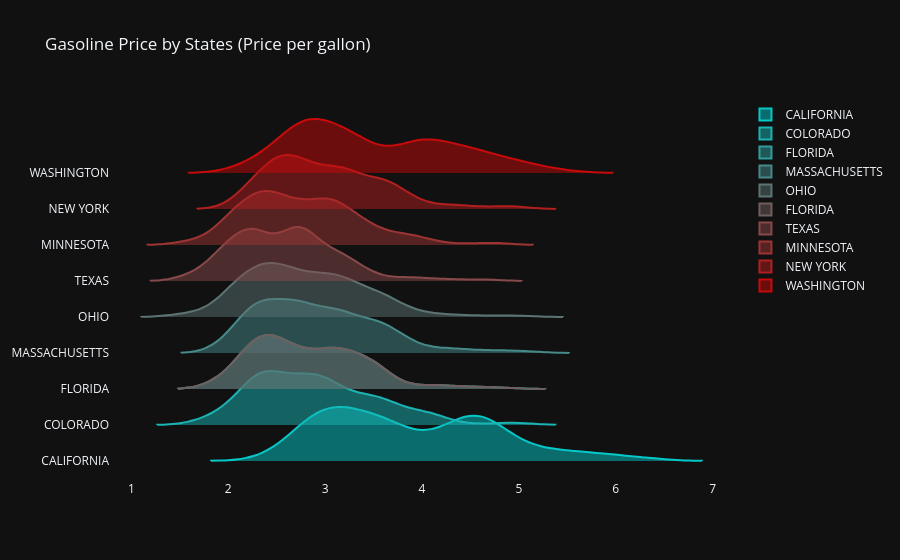

Here is the notebook cell this chart was saved with:
### Code cell
plotting_gasoline_by_group(df_pivot,states,'States')

### Figure 1 — Plotly figure (JSON) as saved in the notebook; plotly's stock layout.template omitted (floating-point values rounded to 4 significant figures; data arrays with more than 128 entries replaced by an {"elided": "..."} marker saying what was removed)
{"data": [{"line": {"color": "rgb(5.0, 200.0, 200.0)"}, "name": "CALIFORNIA", "orientation": "h", "points": false, "side": "positive", "type": "violin", "width": 3, "x": {"elided": "568 float values"}}, {"line": {"color": "rgb(26.666666666666668, 178.88888888888889, 178.88888888888889)"}, "name": "COLORADO", "orientation": "h", "points": false, "side": "positive", "type": "violin", "width": 3, "x": {"elided": "568 float values"}}, {"line": {"color": "rgb(48.333333333333336, 157.77777777777777, 157.77777777777777)"}, "name": "FLORIDA", "orientation": "h", "points": false, "side": "positive", "type": "violin", "width": 3, "x": {"elided": "568 float values"}}, {"line": {"color": "rgb(70.0, 136.66666666666669, 136.66666666666669)"}, "name": "MASSACHUSETTS", "orientation": "h", "points": false, "side": "positive", "type": "violin", "width": 3, "x": {"elided": "568 float values"}}, {"line": {"color": "rgb(91.66666666666667, 115.55555555555556, 115.55555555555556)"}, "name": "OHIO", "orientation": "h", "points": false, "side": "positive", "type": "violin", "width": 3, "x": {"elided": "568 float values"}}, {"line": {"color": "rgb(113.33333333333334, 94.44444444444444, 94.44444444444444)"}, "name": "FLORIDA", "orientation": "h", "points": false, "side": "positive", "type": "violin", "width": 3, "x": {"elided": "568 float values"}}, {"line": {"color": "rgb(135.0, 73.33333333333334, 73.33333333333334)"}, "name": "TEXAS", "orientation": "h", "points": false, "side": "positive", "type": "violin", "width": 3, "x": {"elided": "568 float values"}}, {"line": {"color": "rgb(156.66666666666669, 52.22222222222223, 52.22222222222223)"}, "name": "MINNESOTA", "orientation": "h", "points": false, "side": "positive", "type": "violin", "width": 3, "x": {"elided": "568 float values"}}, {"line": {"color": "rgb(178.33333333333334, 31.111111111111114, 31.111111111111114)"}, "name": "NEW YORK", "orientation": "h", "points": false, "side": "positive", "type": "violin", "width": 3, "x": {"elided": "568 float values"}}, {"line": {"color": "rgb(200.0, 10.0, 10.0)"}, "name": "WASHINGTON", "orientation": "h", "points": false, "side": "positive", "type": "violin", "width": 3, "x": {"elided": "568 float values"}}], "layout": {"title": {"text": "Gasoline Price by States (Price per gallon)"}, "xaxis": {"showgrid": false, "zeroline": false}}}
